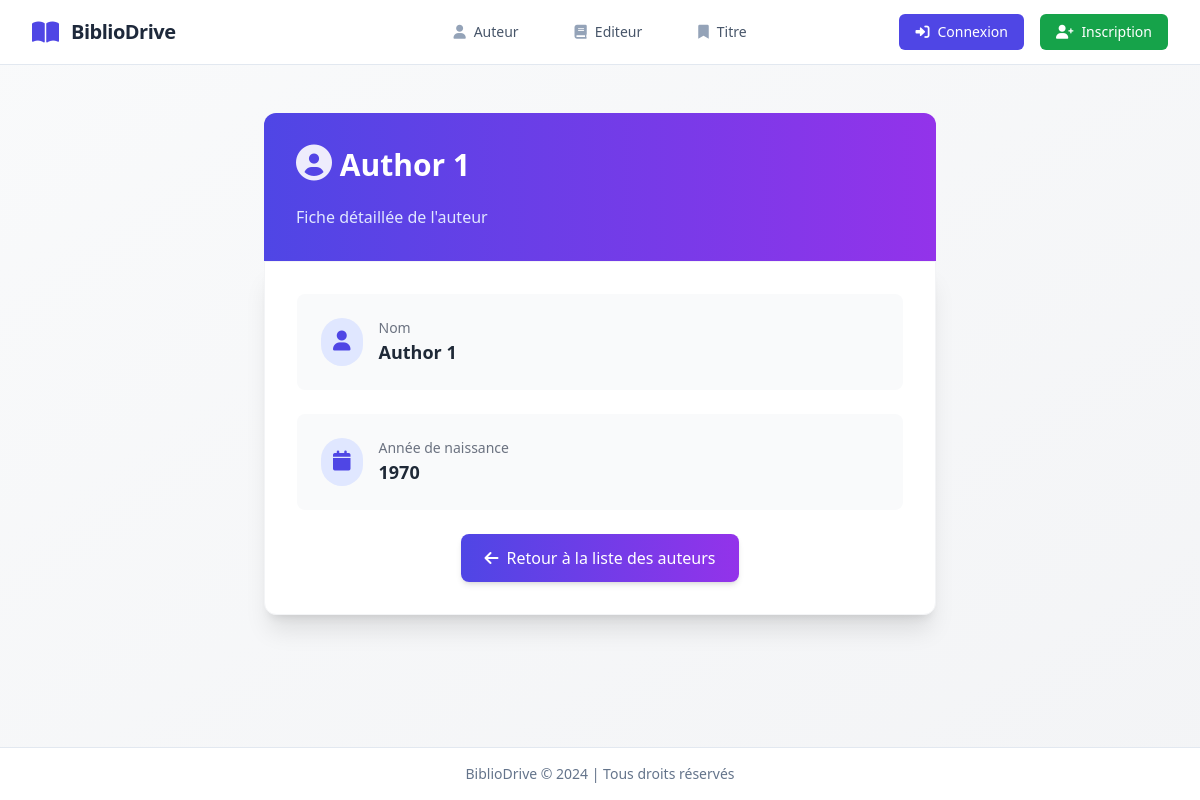
/author/1, run on an earlier commit of the app's database.
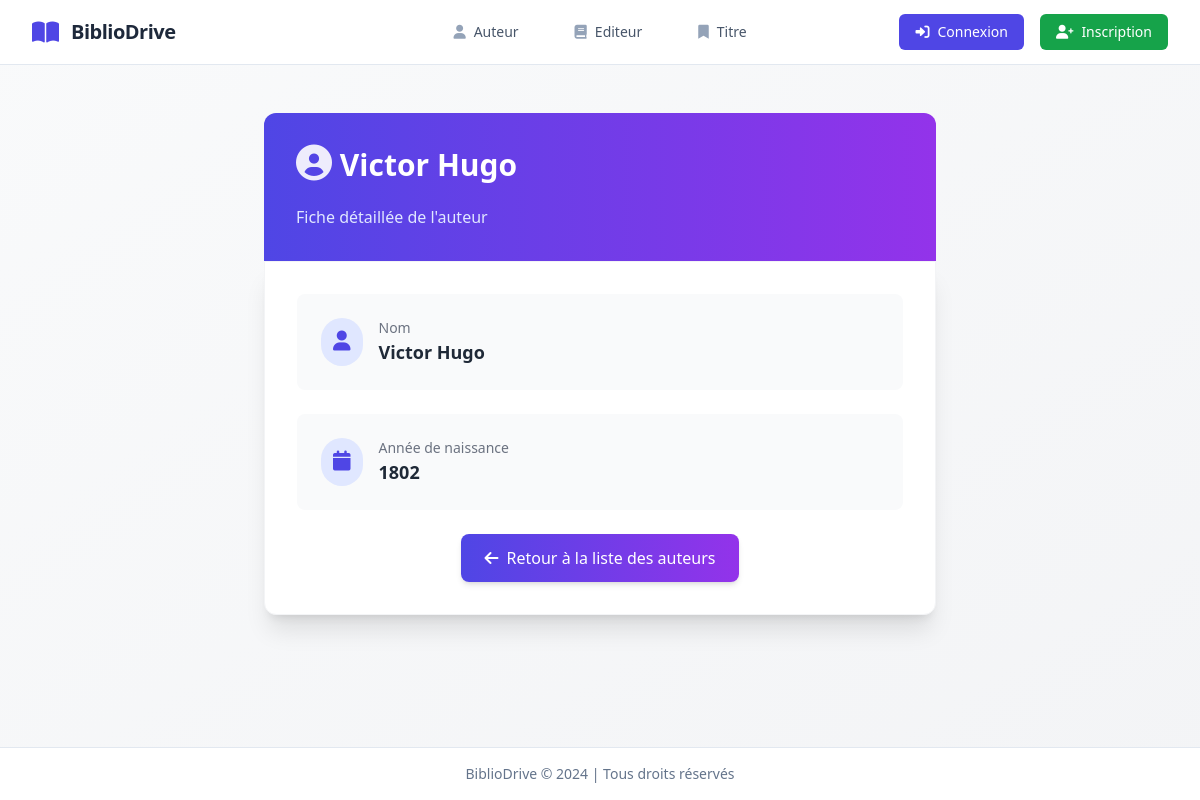
And on a later commit of the database.
### backoffice/models.py (models this page shows, shortened)
class Author(models.Model):
    au_id = models.AutoField(primary_key=True)
    author = models.CharField(max_length=50)
    year_born = models.SmallIntegerField()

### backoffice/views.py (the view)
# urls.py: path('author/<int:author_id>', views.author_detail, name="author-detail"),
def author_detail(request, author_id):
    author = get_object_or_404(Author, au_id=author_id)
    return render(request, 'author/author_detail.html', {'author': author})

### backoffice/templates/author/author_detail.html (shortened to what this page needs)
<!DOCTYPE html>
<html lang="fr">
<head>
    <script src="https://cdn.tailwindcss.com"></script>
</head>
<body class="bg-gradient-to-br from-gray-50 to-gray-100 min-h-screen">
    {% extends 'base.html' %}
    {% block content %}
    <div class="container mx-auto px-4 py-12">
        <div class="max-w-2xl mx-auto">
            <div class="bg-gradient-to-r from-indigo-600 to-purple-600 rounded-t-xl p-8 text-white">
                <h1 class="text-3xl font-bold">
                    <i class="fas fa-user-circle text-4xl mb-4 block opacity-90"></i>
                    {{ author.author }}
                </h1>
                <p class="text-indigo-100 mt-2">Fiche détaillée de l'auteur</p>
            </div>
            <div class="bg-white shadow-xl rounded-b-xl border border-gray-100 p-8">
                <div class="space-y-6">
                    <div class="bg-gray-50 rounded-lg p-6 transform hover:scale-102 transition-transform duration-200">
                        <div class="flex items-center space-x-4">
                            <div class="bg-indigo-100 p-3 rounded-full">
                                <i class="fas fa-user text-indigo-600 text-xl"></i>
                            </div>
                            <div>
                                <p class="text-sm text-gray-500">Nom</p>
                                <p class="text-lg font-semibold text-gray-800">{{ author.author }}</p>
                            </div>
                        </div>
                    </div>
                    <div class="bg-gray-50 rounded-lg p-6 transform hover:scale-102 transition-transform duration-200">
                        <div class="flex items-center space-x-4">
                            <div class="bg-indigo-100 p-3 rounded-full">
                                <i class="fas fa-calendar text-indigo-600 text-xl"></i>
                            </div>
                            <div>
                                <p class="text-sm text-gray-500">Année de naissance</p>
                                <p class="text-lg font-semibold text-gray-800">{{ author.year_born }}</p>
                            </div>
                        </div>
                    </div>
                    <div class="flex justify-center mt-8">
                        <a href="{% url 'author-list' %}"
                            class="group flex items-center px-6 py-3 bg-gradient-to-r from-indigo-600 to-purple-600 text-white font-medium rounded-lg hover:from-indigo-700 hover:to-purple-700 transition-all duration-200 shadow-md hover:shadow-lg">
                            <i
                                class="fas fa-arrow-left mr-2 group-hover:-translate-x-1 transition-transform duration-200"></i>
                            Retour à la liste des auteurs
                        </a>
                    </div>
                </div>
            </div>
        </div>
    </div>
    {% endblock %}

What changed in the data, as far as the page shows it:
changed Author: author "Author 1" → "Victor Hugo"; year_born "1970" → "1802"
